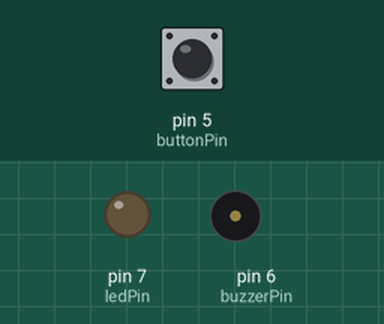
This sketch was run on a simulated Arduino Uno, built with avr-gcc and run on an emulated ATmega328P. Parts: output pins drawn as LEDs (lit = HIGH), buzzer (waves = sounding). Inputs (shaded band) come from the test bench; at power-on: pin 5 (buttonPin) HIGH.

Above: at 1.2 s.
1.3 s: pin 5 (buttonPin) pulled LOW for 0.15 s
At 2.3 s:
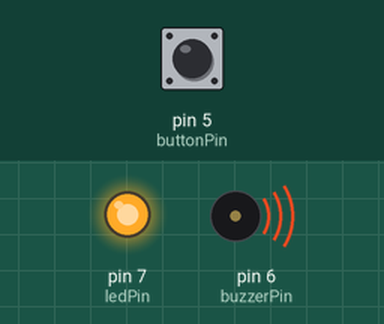
2.9 s: pin 5 (buttonPin) pulled LOW for 1 s
At 3.5 s:
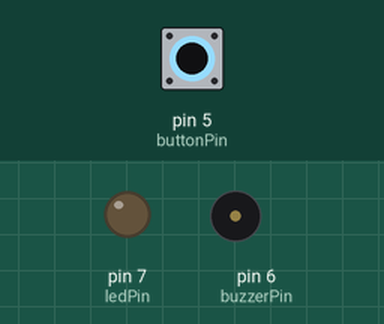
5.4 s: pin 5 (buttonPin) pulled LOW for 3.2 s
At 6.6 s:
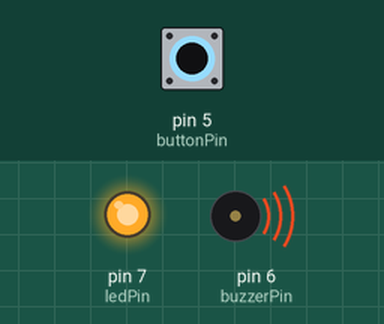
Timing chart, 0 to 8.4 s (numbered marks = the images above; inputs shaded):
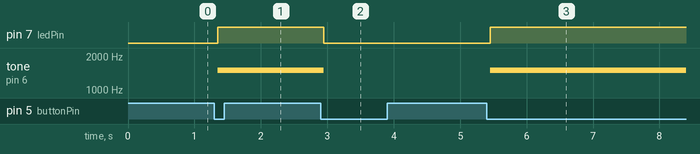

The sketch:

4_Buton_LED_Buzzer.ino
```cpp
const int buttonPin = 5;
const int buzzerPin = 6;
const int ledPin = 7;

bool systemState = false;
bool lastButtonState = HIGH;

void setup() {
  pinMode(ledPin, OUTPUT);
  pinMode(buttonPin, INPUT_PULLUP);
}

void loop() {

  bool buttonState = digitalRead(buttonPin);

  // Butona yeni basıldıysa durumu değiştir
  if (buttonState == LOW && lastButtonState == HIGH) {

    systemState = !systemState;
    delay(50); // debounce
  }

  lastButtonState = buttonState;

  // Sistem durumu
  if (systemState) {
    digitalWrite(ledPin, HIGH);
    tone(buzzerPin, 1500);   // Düşük ses tonu
  }
  else {
    digitalWrite(ledPin, LOW);
    noTone(buzzerPin);
  }
}
```

Measured:
- after the input at 1.3 s, pin 7 (ledPin): LOW → HIGH after 0.05 s; tone on pin 6 (buzzerPin): silent → 1500 Hz after 0.05 s
- after the input at 2.9 s, pin 7 (ledPin): HIGH → LOW after 0.05 s; tone on pin 6 (buzzerPin): 1500 Hz → silent after 0.05 s
- after the input at 5.4 s, pin 7 (ledPin): LOW → HIGH after 0.05 s; tone on pin 6 (buzzerPin): silent → 1500 Hz after 0.05 s
